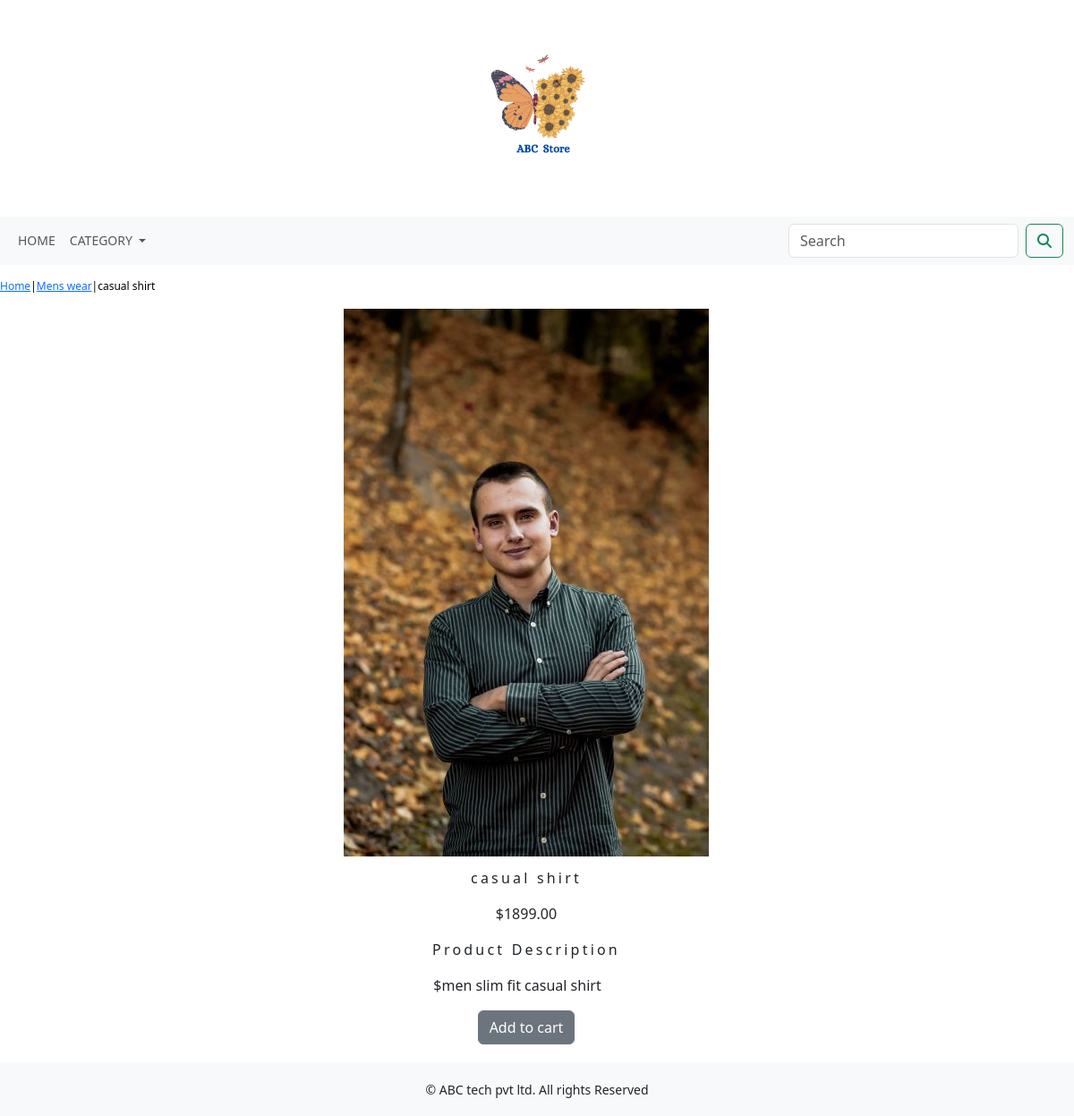
/ecommerce_app/mens-wear/casual-shirt/, run on the app's committed database.
### ecommerce_app/models.py (models this page shows, shortened)
class Product(models.Model):
    name=models.CharField(max_length=250,unique=True)
    slug=models.SlugField(max_length=250,unique=True)
    description=models.TextField(blank=True)
    price=models.DecimalField(max_digits=10,decimal_places=2)
    category=models.ForeignKey(Category,on_delete=models.CASCADE)
    image=models.ImageField(upload_to="category", blank=True)
    stock=models.IntegerField()
    available=models.BooleanField(default=True)
    created=models.DateTimeField(auto_now_add=True)
    updated=models.DateTimeField(auto_now=True)
    class Meta:
        ordering = ('name',)
        verbose_name = 'product'
        verbose_name_plural = 'products'

class Category(models.Model):
    name=models.CharField(max_length=250,unique=True)
    slug=models.SlugField(max_length=250,unique=True)
    description=models.TextField(blank=True)
    image=models.ImageField(upload_to='category',blank=True)
    class Meta:
        ordering=('name',)
        verbose_name='category'
        verbose_name_plural='categories'
    def __str__(self):
        return  '{}'.format(self.name)

### ecommerce_app/views.py (the view)
# urls.py: path('<slug:c_slug>/<slug:product_slug>/',views.proDetails,name='prodCatdetail')
def proDetails(request, product_slug,c_slug):
    try:
        product=Product.objects.get(category__slug=c_slug,slug=product_slug)
    except Exception as e:
        raise e
    return render (request,'product.html',{'product':product})

### cart/context_processors.py (called while the page is built)
def counter(request):
     item_count = 0
     if 'admin' in request.path:
         return {}
     else:
         try:
             cart=Cart.objects.filter(cart_id=_cart_id(request))
             cart_items=CartItem.objects.all().filter(cart=cart[:1])
             for cart_item in cart_items:
                 item_count += cart_item.quantity
         except Cart.DoesNotExist:
             item_count = 0
     return dict(item_count=item_count)

### cart/views.py (called while the page is built)
def _cart_id(request):
    cart=request.session.session_key
    if not cart:
        cart=request.session.create()
    return cart

### ecommerce_app/context_processors.py (called while the page is built)
def menu_links(request):
    links=Category.objects.all()
    return dict(links=links)

### template/product.html (shortened to what this page needs)
{% extends 'base.html' %}
{% load static %}
{% block content %}
<div class="row my_prod_row_class">
    <div class="mx_auto">
        <p><a href="{% url 'ecommerce_app:allProdCat' %}">Home</a>|<a href="{{Product.Category.get_url}}">{{product.category}}</a>|{{product.name}}</p>
    </div>
<br>
<div class="row">
    <div class="col-12 col-sm-12 col-md-12 col-lg-12 text-center">
        <div>
        <div style="min-width:18rem">
            <img src="{{product.image.url}}" alt="{{product.name}}">
        </div>
    </div>
    <div>
        <div class="col-md-12 col-sm-12 col-lg-12">
            <h1 class="my_prod_title">{{product.name}}</h1>
            <p>${{product.price}}</p>
            <p class=my_title >Product Description</p>
            <p class="text-justify my_rod_text" >${{product.description}}</p>
            {% if product.stock <= 0 %}
            <p class="text-justify my_prod_text"><b>Out of stock</b></p>
            {% else %}
            <a class="btn btn-secondary" href="{% url 'cart:add_cart' product.id %}">Add to cart</a>
            {% endif %}
        </div>
    </div>
</div>
</div>
</div>
{% endblock %}

### static/css/custom.css (style rules this page uses)
body { font-family:'Roboto',sans-serif; }
.my_title { font-size:16px; text_transform:uppercase; letter-spacing: .2em; }
.my_prod_row_class { padding-top:15px; padding-bottom:20px; }
.my_prod_row_class .mx_auto { color:#000; font-size:12px; text-decoration:none; }
.my_prod_title { font-size:16px; text_transform:uppercase; letter-spacing:.2em; padding-top:15px; padding-bottom:10px; }
.my_rod_text { padding-right:20px; }

### data on the page
Product: category "Mens wear", name "casual shirt", image (picture), price "1899.00", description "men slim fit casual shirt"
